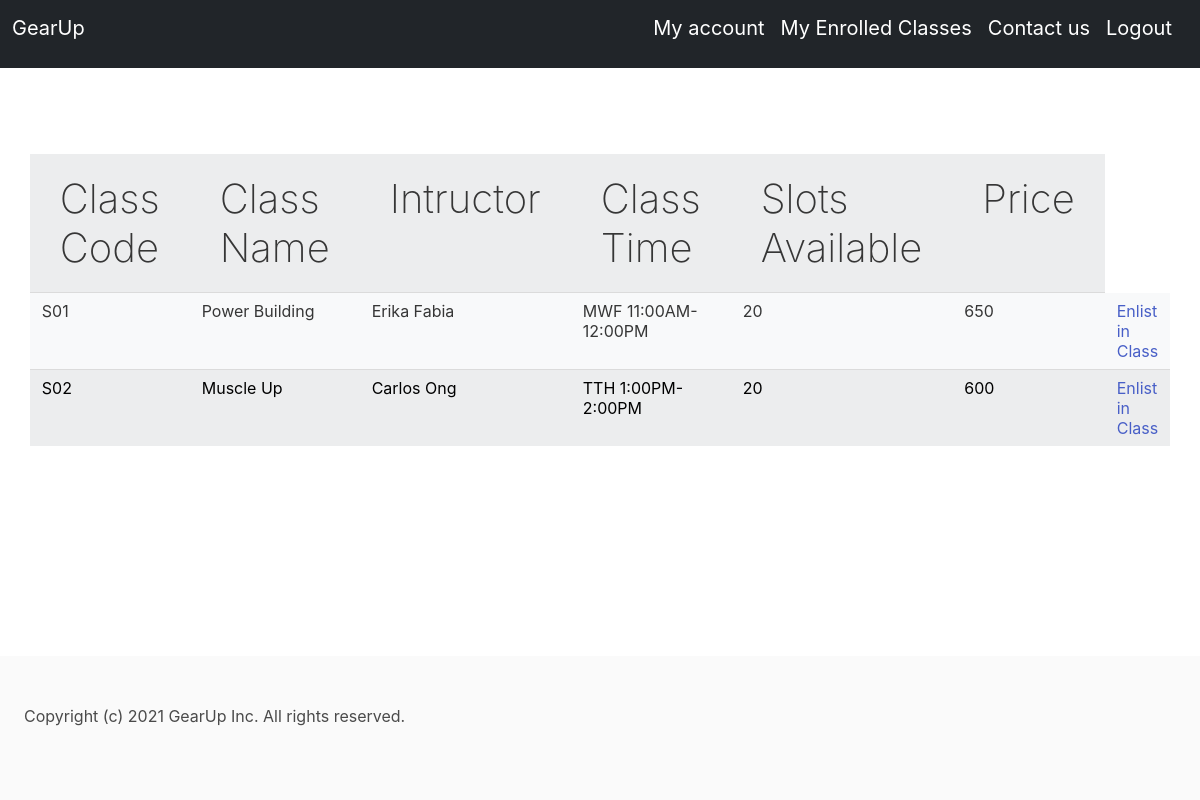
Before: /strengthclasses (signed in) with the older database file.
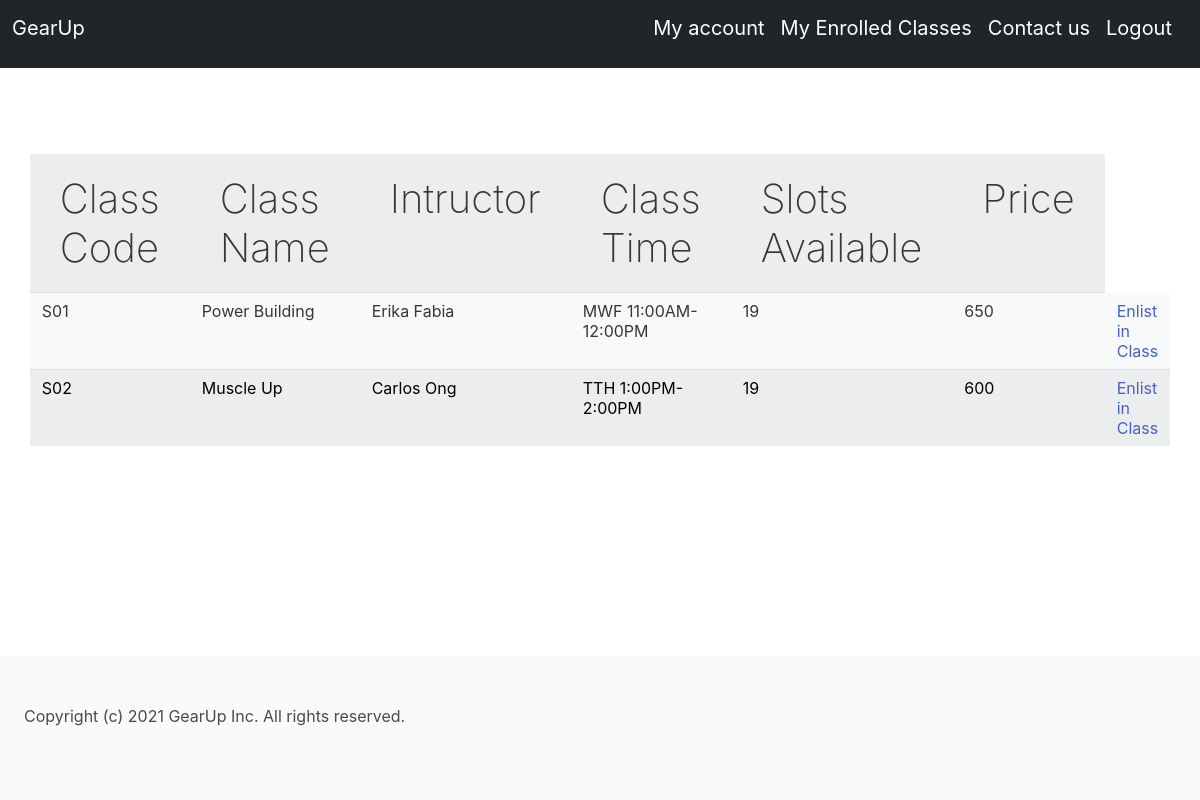
After: the same page with the newer database file.
### app.py (models this page shows)
class Classes(db.Model):
    id = db.Column(db.Integer, primary_key=True)
    class_code = db.Column(db.String(10), unique=True)
    class_category = db.Column(db.String(50))
    class_name = db.Column(db.String(50))
    instructor = db.Column(db.String(50))
    class_time = db.Column(db.String(50))
    price = db.Column(db.Integer)
    slots_available = db.Column(db.Integer)

### app.py (the view)
@app.route("/strengthclasses")
@login_required
def strength():
    classes = Classes.query.filter_by(class_category="Strength")
    return render_template("strength.html", classes=classes)

### app.py (called while the page is built)
@login_manager.user_loader
def load_user(user_id):
    return Users.query.get(int(user_id))

### templates/strength.html
<html>
{% include "header1.html" %}
{% block content %}
<div class="tablebg">
<table class="table table-light table-striped", style="width:500px">
    <tr>
        <th scope="col">Class Code</th>
        <th scope="col">Class Name</th>
        <th scope="col">Intructor</th>
        <th scope="col">Class Time</th>
        <th scope="col">Slots Available</th>
        <th scope="col">Price</th>
    </tr>
    {% for class in classes %}
    <tr>
        <td>{{ class.class_code}}</td>
        <td>{{ class.class_name}}</td>
        <td>{{ class.instructor}}</td>
        <td>{{ class.class_time}}</td>
        <td>{{ class.slots_available}}</td>
        <td>{{ class.price}}</td>
        <td>
            <a href="/enlistclass?code={{ class.class_code }}">Enlist in Class</a>
        </td>
    </tr>
    {% endfor %}
</table>
</div>
{% include "footer.html" %}
{% endblock %}
</html>

### templates/header1.html (shortened to what this page needs)
<html>
<head>
  <link href="https://cdn.jsdelivr.net/npm/bootstrap@5.0.1/dist/css/bootstrap.min.css" rel="stylesheet"
>
  <link rel="stylesheet" type="text/css" href="{{ url_for('static', filename='styles/styles.css') }}">
  <link rel="stylesheet" href="https://cdn.jsdelivr.net/npm/bulma@0.9.2/css/bulma.min.css">
</head>
<header>
  <div class="head">
    <nav class="navbar navbar-expand-md navbar-dark bg-dark">
    <div class="container-fluid">
      <div class="navbar-header">
        <a class="navbar-brand" href="/homepage">GearUp</a>
      </div>
      <ul class="nav navbar-nav">
        <li><a class="navbar-brand" href="/myaccount">My account</a></li>
        <li><a class="navbar-brand" href="/enrolledclasses">My Enrolled Classes</a></li>
        <li><a class="navbar-brand" href="/contactus1">Contact us</a></li>
        <li><a class="navbar-brand" href="/logout">Logout</a></li>
      </ul>
    </div>
  </nav>
  </div>
</header>

### templates/footer.html (shortened to what this page needs)
<head>
  <link rel="stylesheet" type="text/css" href="{{ url_for('static', filename='styles/styles.css') }}">
</head>
<body>
  <div class="footer">
    Copyright (c) 2021 GearUp Inc. All rights reserved.
  </div>
</body>
</html>

### static/styles/styles.css (style rules this page uses)
* { margin: 0; padding: 0; }
.tablebg { background-color: white; color: black; position: relative; height: 60vh; align-items: center; justify-content: center; display: flex; background-size: 100%; }
h1, h2, h3, h4, th { font-size: 40px; font-weight: 200; }
.footer { position: fixed; height: 50px; bottom: 0px; left: 0px; right: 0px; margin-bottom: 0px; }
.head { color: white; }

Changed rows visible on the page:
changed Classes "Power Building": slots_available "20" → "19"
changed Classes "Muscle Up": slots_available "20" → "19"
